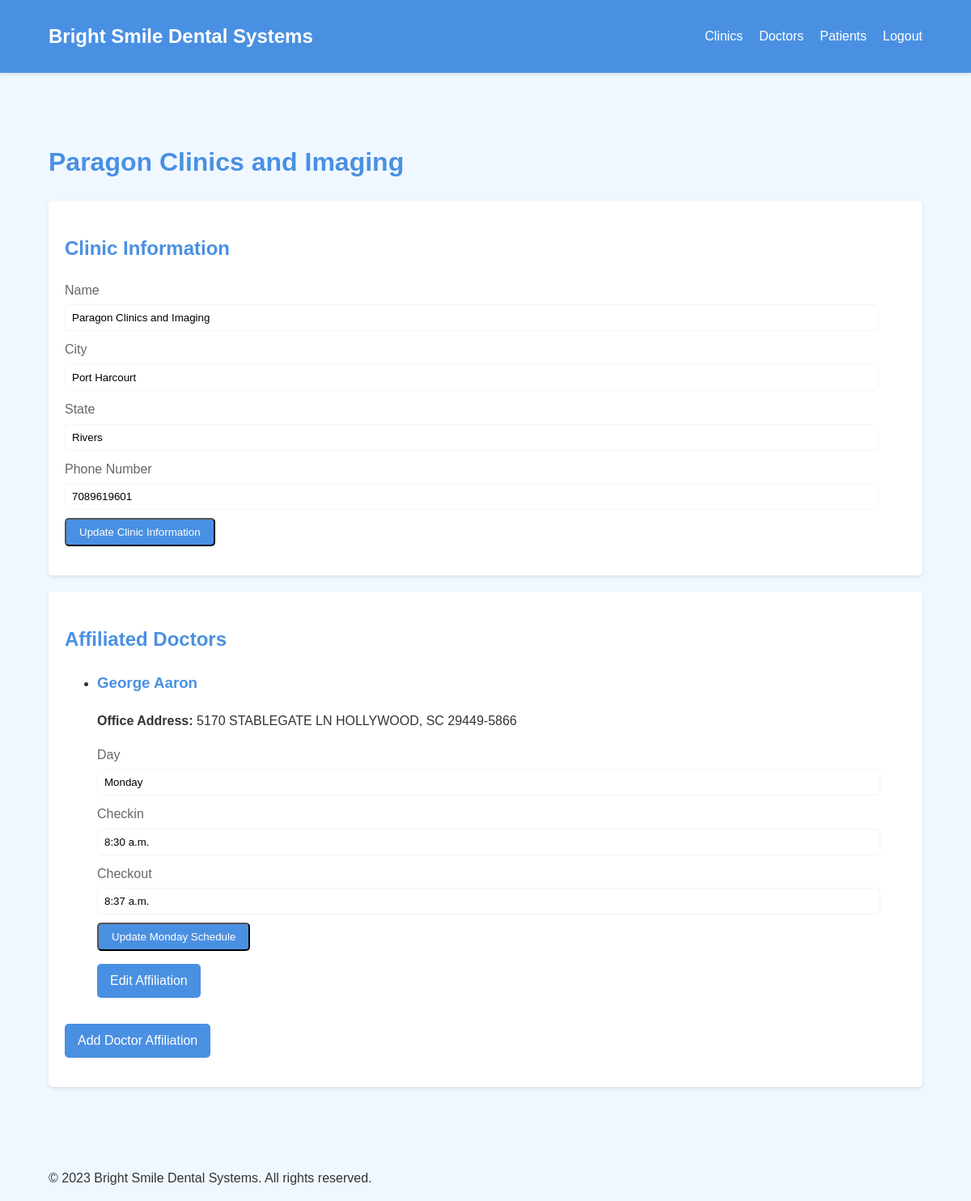
The app's page /clinics/detail/1/ (signed in) with its own data.
### clinics/models.py (models this page shows, shortened)
class Clinic(models.Model):
    name = models.CharField(max_length=200)
    phone_number = PhoneNumberField()
    city = models.CharField(max_length=200)
    state = models.CharField(max_length=200)
    doctors = models.ManyToManyField(Doctor, blank=True, related_name="working_in")

### doctors/models.py (models this page shows, shortened)
class Doctor(models.Model):
    npi = models.IntegerField()
    name = models.CharField(max_length=200)
    email = models.EmailField(default="brightsmile@gmail.com")
    phone_number = PhoneNumberField(max_length=14, default='+234')
    office_address = models.CharField(max_length=200)
    specialties = models.ManyToManyField(Procedure, blank=True)

class Schedule(models.Model):
    doctor = models.ForeignKey(Doctor, on_delete=models.CASCADE, related_name="schedule")
    day = models.CharField(max_length=9)
    startTime = models.TimeField()
    endTime = models.TimeField()

### clinics/views.py (the view)
# urls.py: path("detail/<int:pk>/", ClinicDetailView.as_view(), name='detail-clinic'),
class ClinicDetailView(LoginRequiredMixin, DetailView):
    model = Clinic
    context_object_name = 'clinic'
    template_name = "clinic_detail.html"
    def get_object(self):
        self.clinic = Clinic.objects.get(id=self.kwargs["pk"])
        return self.clinic

### clinics/templates/clinic_detail.html (shortened to what this page needs)
{% extends 'base.html' %}
{% block content %}
<h1>{{ clinic.name }}</h1>
<div class="card">
    <h2>Clinic Information</h2>
    <form method="post">
        <label for="name">Name</label>
        <input type="text" id="name" name="name" value="{{ clinic.name }}" required>
        <label for="city">City</label>
        <input type="text" id="city" name="city" value="{{ clinic.city }}" required>
        <label for="state">State</label>
        <input type="text" id="state" name="state" value="{{ clinic.state }}" required>
        <label for="phone_number">Phone Number</label>
        <input type="tel" id="phone_number" name="phone_number" value="{{ clinic.phone_number }}" required>
        {% if user.is_authenticated %}
        <button type="submit" class="btn">Update Clinic Information</button>
        {% endif %}
    </form>
</div>
<div class="card">
    <h2>Affiliated Doctors</h2>
    <ul>
        {% for affiliation in clinic.doctors.all %}
        <li>
            <h3>{{ affiliation.name }}</h3>
            <p><strong>Office Address:</strong> {{ affiliation.office_address }}</p>
            {% for day in affiliation.schedule.all %}
            <form action="{% url 'doctors_urls:update-schedule' day.id %}" method="post">
                <label for="day">Day</label>
                <input type="text" id="day" name="day" value="{{ day.day }}" required>
                <label for="startTime">Checkin</label>
                <input type="text" id="startTime" name="startTime" value="{{ day.startTime }}" required>
                <label for="endTIme">Checkout</label>
                <input type="text" id="endTIme" name="endTIme" value="{{ day.endTime }}" required>
                {% if user.is_authenticated %}
                <button type="submit" class="btn">Update {{ day.day }} Schedule</button>
                {% endif %}
            </form>
            {% endfor %}
            {% if user.is_authenticated %}
            <a href="{% url 'doctors_urls:update-doctor' affiliation.id %}" class="btn">Edit Affiliation</a>
            {% endif %}
        </li>
        {% endfor %}
    </ul>
    {% if user.is_authenticated %}
    <a href="{% url 'clinics_urls:add-doctor' clinic.id %}" class="btn">Add Doctor Affiliation</a>
    {% endif %}
</div>
{% endblock %}

### static/css/style.css (style rules this page uses)
:root { --primary-color: #4a90e2; --secondary-color: #f0f8ff; --accent-color: #ff6b6b; --text-color: #333333; --light-gray: #f5f5f5; --dark-gray: #666666; }
body { font-family: Arial, sans-serif; line-height: 1.6; color: var(--text-color); background-color: var(--secondary-color); margin: 0; padding: 0; }
h1, h2, h3 { color: var(--primary-color); }
.btn { display: inline-block; background-color: var(--primary-color); color: white; padding: 0.5rem 1rem; text-decoration: none; border-radius: 5px; transition: background-color 0.3s ease; margin-bottom: 1rem; }
.card { background-color: white; border-radius: 5px; box-shadow: 0 2px 4px rgba(0, 0, 0, 0.1); padding: 20px; margin-bottom: 20px; }
form label { display: block; margin-bottom: 5px; color: var(--dark-gray); }
form input[type="text"], form input[type="email"], form input[type="password"], form input[type="tel"], form input[type="date"], form select, form textarea { width: 95%; padding: 8px; margin-bottom: 10px; border: 1px solid var(--light-gray); border-radius: 4px; }

### records on screen
Clinic: name "Paragon Clinics and Imaging", city "Port Harcourt", state "Rivers", phone_number "7089619601"
Doctor: name "George Aaron", office_address "5170 STABLEGATE LN HOLLYWOOD, SC 29449-5866"
Schedule: day "Monday", startTime "8:30 a.m.", endTIme "8:37 a.m."
